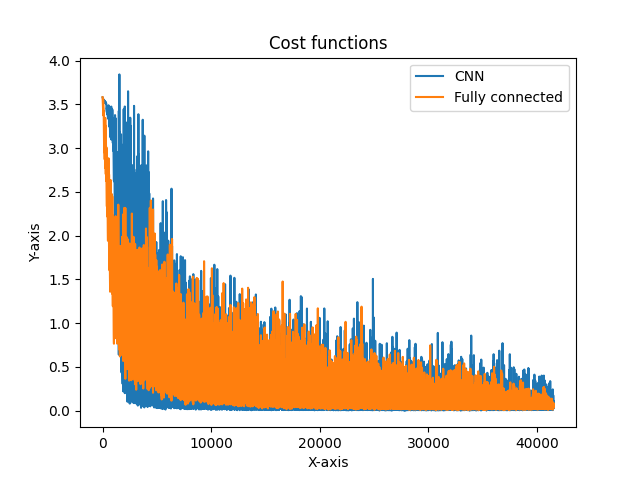

Source code (Python):
import matplotlib.pyplot as plt

with open('loss_CNN_50_epochen.txt', 'r') as file:
    data1 = [float(line.strip()) for line in file]

with open('loss_FC_50_epochen.txt', 'r') as file:
    data2 = [float(line.strip()) for line in file]

# Generate x-axis values (assuming equal spacing)
x = range(len(data1))

# Create a line graph
plt.plot(x, data1, label='CNN')
plt.plot(x, data2, label='Fully connected')

# Add labels and title
plt.xlabel('X-axis')
plt.ylabel('Y-axis')
plt.title('Cost functions')

plt.legend()

# Display the graph
plt.show()
